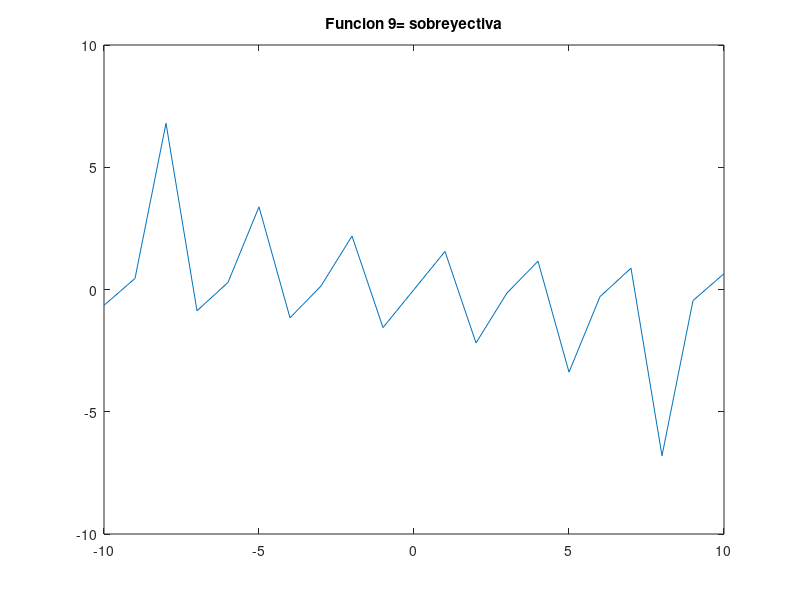

The MATLAB source for this figure:
% Script de Octave
% Titulo      :Funciones trascendentes
% Author      :Astrit Lariza Garcia Castillo
% Date        :20211123
% Version     :1
% Usage       :octave> cd /path/
% Notes       :Requiere aplicacion octave 


clear


x= -10:1:10;
 
fx= tan(x);

plot(x, fx);

title(['Funcion 9= sobreyectiva']);
disp("Esta funcion es subrayectiva por que ningun elemento del codominio y sobra respecto al dominio");
disp("Esta funcion no es inyectiva porque al trazar una rectar hacia el eje x, esta corta mas de un punto la recta");
disp("Por lo tanto no puede ser biyectiva por que no cumple con ambas clasificaciones");